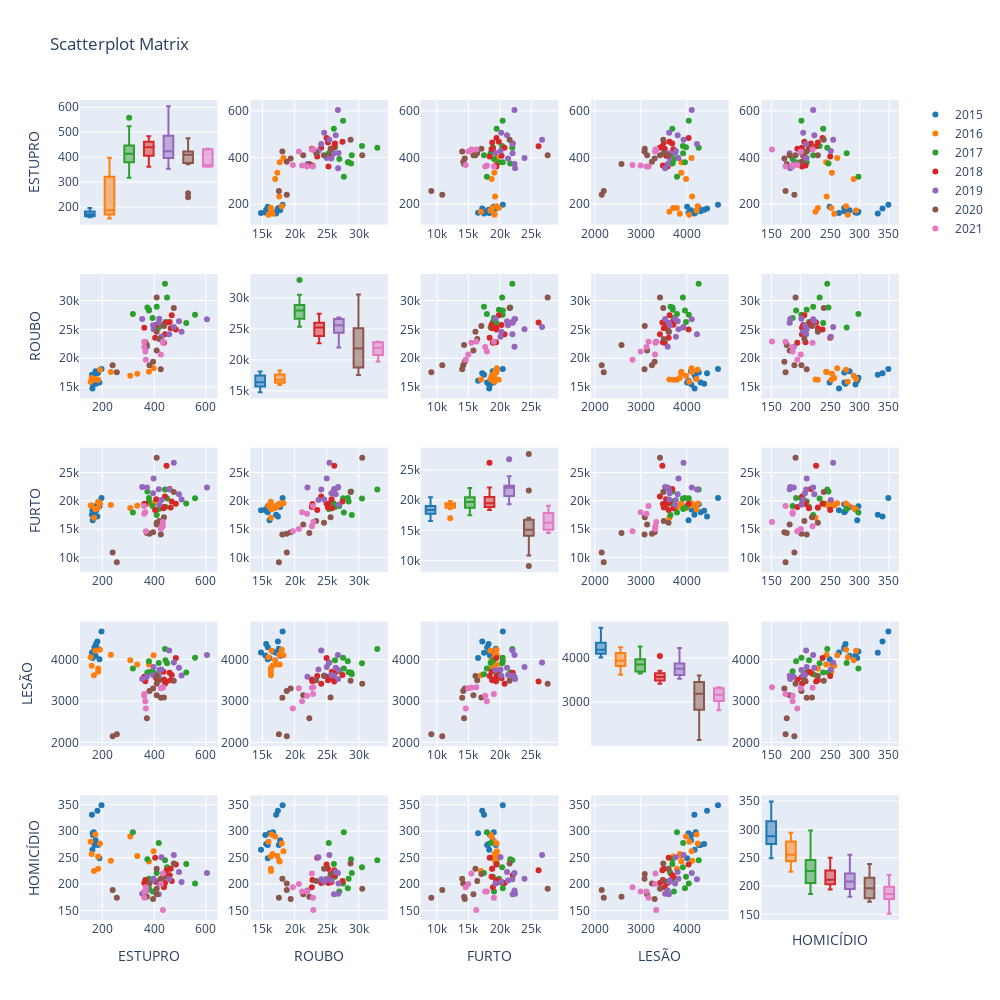

Notebook source saved alongside this figure:
### Code cell
fig = ff.create_scatterplotmatrix(df_crime_consolidado, diag='box', index='ANO', height=1000, width=1000)
fig.write_html('../docs/crimes_scatter.html')
fig.show()
